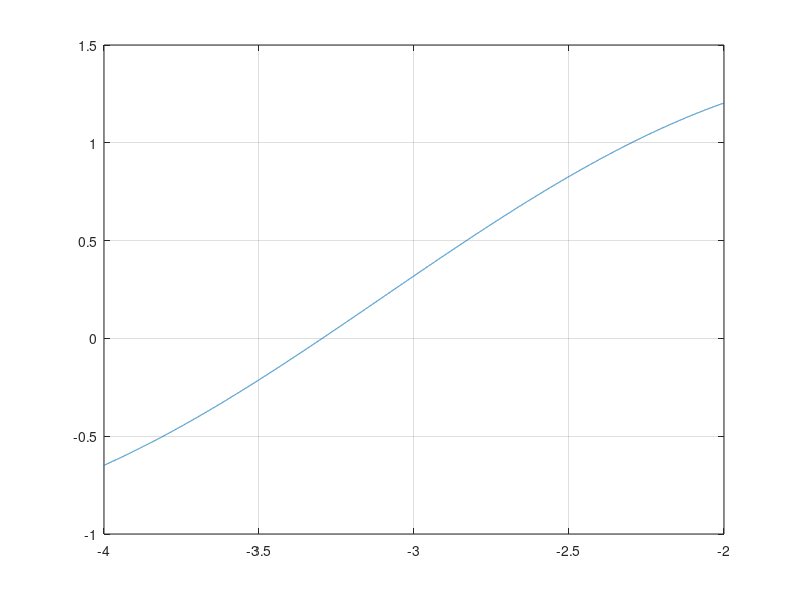

The MATLAB source for this figure: (Note: this script raises an error after producing the figure.)
clear all
close all
clc
f=vectorize(inline('0.8.*exp(x./2)-sin(x)'));
x=-4:0.0001:-2;
y=f(x);
plot(x,y)
grid on
pause
r(1)=input('escribe un valor inicial para ´proxima la raíz; ')
tol=0.00001;
e(1)=inf;
syms Ta
n=1;
while e(n)>tol
    n=n+1;
    r(n)=r(n-1)-f(r(n-1))/subs(diff(f(v)),r(n-1));
    e(n)=abs(r(n)-r(n-1));
end
fprintf('La raíz es %5.8f con un error de %5.8f\n',r(n),e(n))
